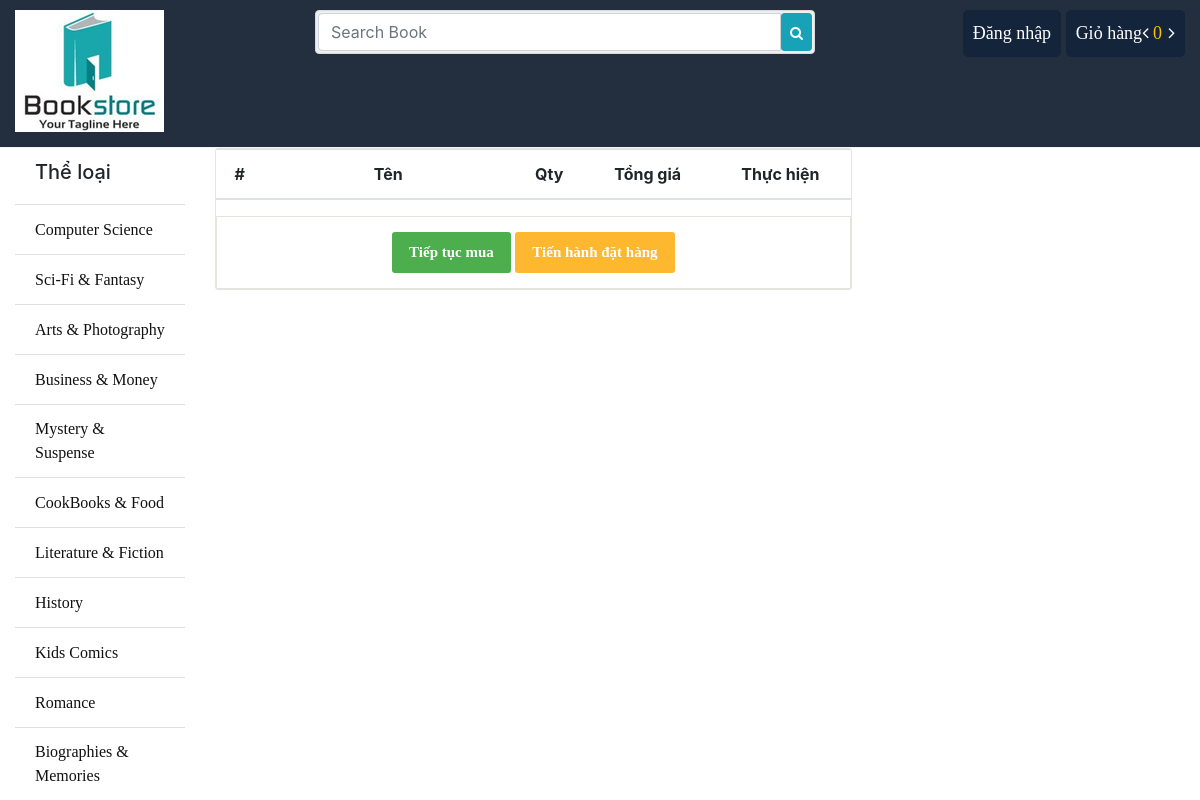
Page /cart/ on the earlier database version.
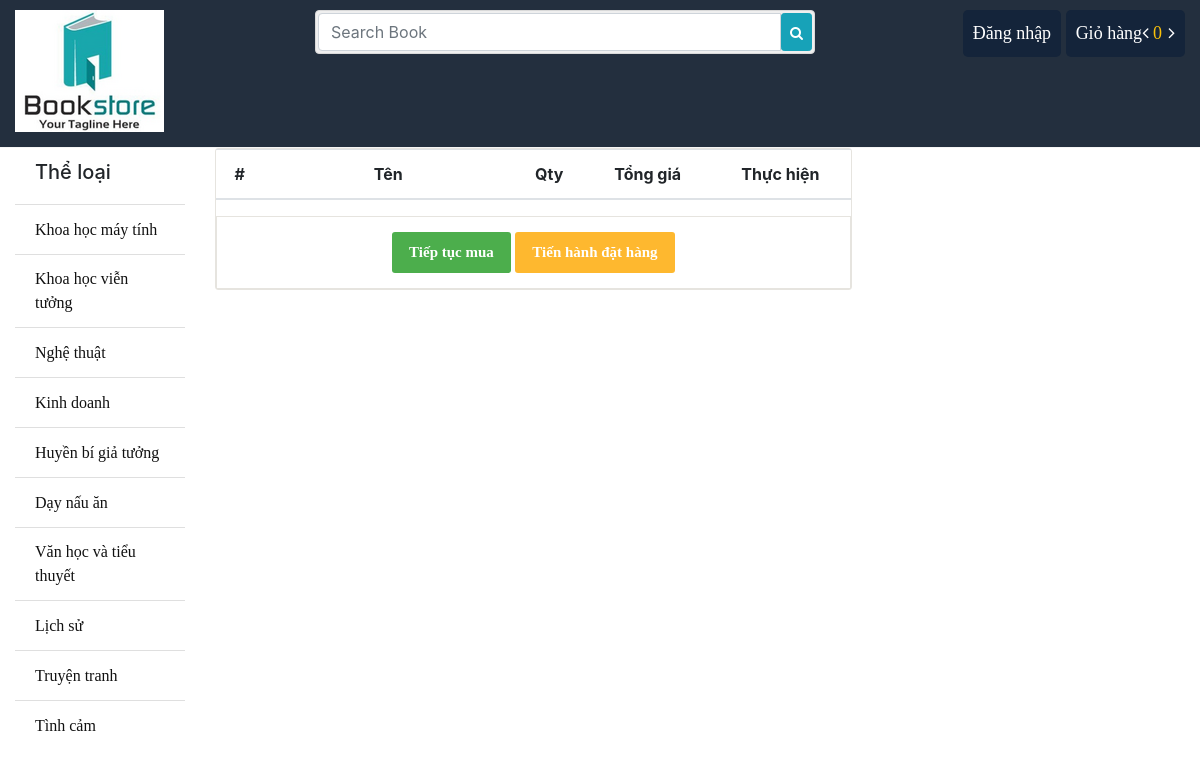
Same page on the later database version.
### store/models.py (models this page shows, shortened)
class Category(models.Model):
	name = models.CharField(max_length = 100)
	slug = models.SlugField(max_length = 150, unique=True ,db_index=True)
	icon = models.FileField(upload_to = "category/")
	create_at = models.DateTimeField(auto_now_add = True)
	updated_at = models.DateTimeField(auto_now_add = True)

### cart/views.py (the view)
# urls.py: path('', views.cart_details, name='cart_details'),
def cart_details(request):
	cart = Cart(request)
	context = {
		"cart": cart,
	}
	return render(request, 'cart/cart.html', context)

### cart/cart.py (called while the page is built)
    def __len__(self):
        return sum(item['quantity'] for item in self.cart.values())

### store/context_processors.py (called while the page is built)
def sidebar(request):
	categories = Category.objects.all()
	context = {
		"cat":categories
	}
	return context

def cart(request):
	cart = Cart(request)
	context = {
		"cart": cart
	}
	return context

### cart/templates/cart/cart.html (shortened to what this page needs)
{% extends 'store/base.html' %}
			{% block container %}
			<div class="row">
				<div class="col-sm-8">
					<div class="cart_info">
					    <table class="table table-hover">
					        <thead class="text-center">
					            <tr>
					                <th scope="col">#</th>
					                <th scope="col" style="width: 250px">Tên</th>
					                <th scope="col" style="width: 250">Qty</th>
					                <th scope="col">Tổng giá</th>
					                <th scope="col">Thực hiện</th>
					            </tr>
					        </thead>
					    </table>
						<div class="continue_or_next text-center">
							<a href="{% url 'store:index' %}" class="btn _to_shope">Tiếp tục mua</a>
							<a href="{% url 'order:order_create' %}" class="btn _to_continue">Tiến hành đặt hàng</a>
						</div>
					</div>
				</div>
				<div class="col-sm-4" id="abc">
				</div>
			</div>
			{% endblock %}

### store/templates/store/bin/sidebar.html
			<ul class="list-group list-group-flush">
				<li class="list-group-item"><h5>Thể loại</h5></li>
				{% for p in cat %}
				<li class="list-group-item"><a href="{% url 'store:category' id=p.id %}">{{p.name}}</a></li>
				{% endfor %}
			</ul>

Differences in the rows shown:
removed Category: name "Biographies & Memories"
changed Category: name "Computer Science" → "Khoa học máy tính"
changed Category: name "Sci-Fi & Fantasy" → "Khoa học viễn tưởng"
changed Category: name "Arts & Photography" → "Nghệ thuật"
changed Category: name "Business & Money" → "Kinh doanh"
changed Category: name "Mystery & Suspense" → "Huyền bí giả tưởng"
changed Category: name "CookBooks & Food" → "Dạy nấu ăn"
changed Category: name "Literature & Fiction" → "Văn học và tiểu thuyết"
changed Category: name "History" → "Lịch sử"
changed Category: name "Kids Comics" → "Truyện tranh"
changed Category: name "Romance" → "Tình cảm"
